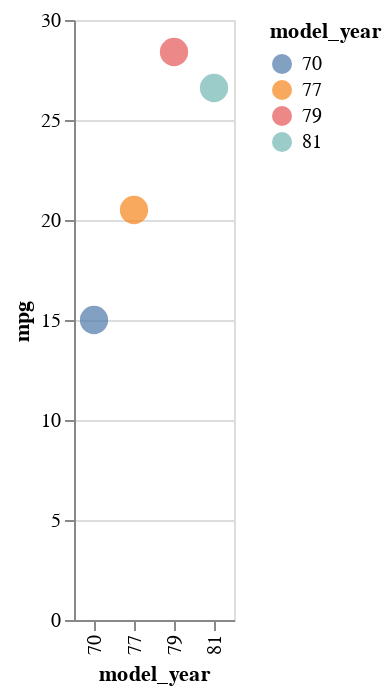

The notebook cell this image was saved under:
### Markdown cell above
Here we specify that the model year in the x-encoding is an ordinal data type.  Notice how the spacing between the years is no longer relevant; now we just get a single column per year, with an equal amount of space between them.

### Code cell
alt.Chart(df_sub).mark_circle(size=200).encode(
    x="model_year:O",
    y="mpg",
    color="model_year:N" # :N nominal
)

### Figure 1 — Vega-Lite specification as saved in the notebook (floating-point values rounded to 4 significant figures)
{"config": {"view": {"continuousWidth": 400, "continuousHeight": 300}}, "data": {"name": "data-7ffbcbecac7f7ca6a3511d1629ed0214"}, "mark": {"type": "circle", "size": 200}, "encoding": {"color": {"field": "model_year", "type": "nominal"}, "x": {"field": "model_year", "type": "ordinal"}, "y": {"field": "mpg", "type": "quantitative"}}, "$schema": "https://vega.github.io/schema/vega-lite/v4.17.0.json", "datasets": {"data-7ffbcbecac7f7ca6a3511d1629ed0214": [{"mpg": 15.0, "cylinders": 8, "displacement": 350.0, "horsepower": 165.0, "weight": 3693, "acceleration": 11.5, "model_year": 70, "origin": "usa", "name": "buick skylark 320"}, {"mpg": 20.5, "cylinders": 6, "displacement": 231.0, "horsepower": 105.0, "weight": 3425, "acceleration": 16.9, "model_year": 77, "origin": "usa", "name": "buick skylark"}, {"mpg": 28.4, "cylinders": 4, "displacement": 151.0, "horsepower": 90.0, "weight": 2670, "acceleration": 16.0, "model_year": 79, "origin": "usa", "name": "buick skylark limited"}, {"mpg": 26.6, "cylinders": 4, "displacement": 151.0, "horsepower": 84.0, "weight": 2635, "acceleration": 16.4, "model_year": 81, "origin": "usa", "name": "buick skylark"}]}}
